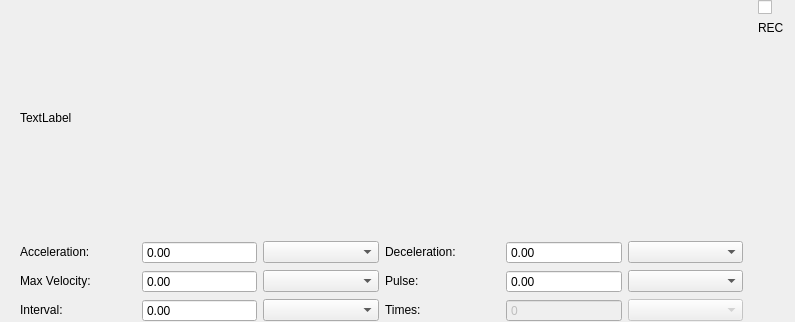
<?xml version="1.0" encoding="UTF-8"?>
<ui version="4.0">
 <class>UiMotionPosition</class>
 <widget class="QWidget" name="UiMotionPosition">
  <property name="geometry">
   <rect>
    <x>0</x>
    <y>0</y>
    <width>795</width>
    <height>322</height>
   </rect>
  </property>
  <property name="windowTitle">
   <string>Form</string>
  </property>
  <layout class="QHBoxLayout" name="horizontalLayout">
   <property name="topMargin">
    <number>0</number>
   </property>
   <property name="bottomMargin">
    <number>0</number>
   </property>
   <item>
    <widget class="QStackedWidget" name="stackedWidget_Point">
     <property name="currentIndex">
      <number>1</number>
     </property>
     <widget class="QWidget" name="page">
      <layout class="QGridLayout" name="gridLayout">
       <property name="topMargin">
        <number>0</number>
       </property>
       <property name="bottomMargin">
        <number>0</number>
       </property>
       <item row="1" column="0">
        <widget class="QLabel" name="label">
         <property name="sizePolicy">
          <sizepolicy hsizetype="Preferred" vsizetype="Fixed">
           <horstretch>0</horstretch>
           <verstretch>0</verstretch>
          </sizepolicy>
         </property>
         <property name="text">
          <string>Acceleration:</string>
         </property>
        </widget>
       </item>
       <item row="1" column="3">
        <widget class="QLabel" name="label_2">
         <property name="sizePolicy">
          <sizepolicy hsizetype="Preferred" vsizetype="Fixed">
           <horstretch>0</horstretch>
           <verstretch>0</verstretch>
          </sizepolicy>
         </property>
         <property name="text">
          <string>Deceleration:</string>
         </property>
        </widget>
       </item>
       <item row="2" column="0">
        <widget class="QLabel" name="label_3">
         <property name="sizePolicy">
          <sizepolicy hsizetype="Preferred" vsizetype="Fixed">
           <horstretch>0</horstretch>
           <verstretch>0</verstretch>
          </sizepolicy>
         </property>
         <property name="text">
          <string>Max Velocity:</string>
         </property>
        </widget>
       </item>
       <item row="2" column="3">
        <widget class="QLabel" name="label_4">
         <property name="sizePolicy">
          <sizepolicy hsizetype="Preferred" vsizetype="Fixed">
           <horstretch>0</horstretch>
           <verstretch>0</verstretch>
          </sizepolicy>
         </property>
         <property name="text">
          <string>Pulse:</string>
         </property>
        </widget>
       </item>
       <item row="1" column="2">
        <widget class="QComboBox" name="comboBox_pointAcc"/>
       </item>
       <item row="2" column="2">
        <widget class="QComboBox" name="comboBox_pointMaxVel"/>
       </item>
       <item row="1" column="5">
        <widget class="QComboBox" name="comboBox_pointDec"/>
       </item>
       <item row="2" column="5">
        <widget class="QComboBox" name="comboBox_pointPulse"/>
       </item>
       <item row="0" column="0" colspan="6">
        <widget class="QLabel" name="label_PointMotion">
         <property name="text">
          <string>TextLabel</string>
         </property>
        </widget>
       </item>
       <item row="1" column="1">
        <widget class="QDoubleSpinBox" name="doubleSpinBox_PointAcc">
         <property name="buttonSymbols">
          <enum>QAbstractSpinBox::NoButtons</enum>
         </property>
         <property name="maximum">
          <double>10000.000000000000000</double>
         </property>
        </widget>
       </item>
       <item row="1" column="4">
        <widget class="QDoubleSpinBox" name="doubleSpinBox_PointDec">
         <property name="buttonSymbols">
          <enum>QAbstractSpinBox::NoButtons</enum>
         </property>
         <property name="maximum">
          <double>10000.000000000000000</double>
         </property>
        </widget>
       </item>
       <item row="2" column="1">
        <widget class="QDoubleSpinBox" name="doubleSpinBox_PointMaxVel">
         <property name="buttonSymbols">
          <enum>QAbstractSpinBox::NoButtons</enum>
         </property>
         <property name="maximum">
          <double>10000.000000000000000</double>
         </property>
        </widget>
       </item>
       <item row="2" column="4">
        <widget class="QDoubleSpinBox" name="doubleSpinBox_PointPulse">
         <property name="buttonSymbols">
          <enum>QAbstractSpinBox::NoButtons</enum>
         </property>
         <property name="decimals">
          <number>1</number>
         </property>
         <property name="maximum">
          <double>655360000.000000000000000</double>
         </property>
        </widget>
       </item>
      </layout>
     </widget>
     <widget class="QWidget" name="page_2">
      <layout class="QGridLayout" name="gridLayout_2">
       <property name="topMargin">
        <number>0</number>
       </property>
       <property name="bottomMargin">
        <number>0</number>
       </property>
       <item row="2" column="2">
        <widget class="QComboBox" name="comboBox_reciMaxVel"/>
       </item>
       <item row="1" column="2">
        <widget class="QComboBox" name="comboBox_reciAcc"/>
       </item>
       <item row="1" column="0">
        <widget class="QLabel" name="label_6">
         <property name="sizePolicy">
          <sizepolicy hsizetype="Preferred" vsizetype="Fixed">
           <horstretch>0</horstretch>
           <verstretch>0</verstretch>
          </sizepolicy>
         </property>
         <property name="text">
          <string>Acceleration:</string>
         </property>
        </widget>
       </item>
       <item row="2" column="3">
        <widget class="QLabel" name="label_7">
         <property name="sizePolicy">
          <sizepolicy hsizetype="Preferred" vsizetype="Fixed">
           <horstretch>0</horstretch>
           <verstretch>0</verstretch>
          </sizepolicy>
         </property>
         <property name="text">
          <string>Pulse:</string>
         </property>
        </widget>
       </item>
       <item row="2" column="0">
        <widget class="QLabel" name="label_9">
         <property name="sizePolicy">
          <sizepolicy hsizetype="Preferred" vsizetype="Fixed">
           <horstretch>0</horstretch>
           <verstretch>0</verstretch>
          </sizepolicy>
         </property>
         <property name="text">
          <string>Max Velocity:</string>
         </property>
        </widget>
       </item>
       <item row="1" column="3">
        <widget class="QLabel" name="label_8">
         <property name="sizePolicy">
          <sizepolicy hsizetype="Preferred" vsizetype="Fixed">
           <horstretch>0</horstretch>
           <verstretch>0</verstretch>
          </sizepolicy>
         </property>
         <property name="text">
          <string>Deceleration:</string>
         </property>
        </widget>
       </item>
       <item row="1" column="5">
        <widget class="QComboBox" name="comboBox_reciDec"/>
       </item>
       <item row="2" column="5">
        <widget class="QComboBox" name="comboBox_reciPulse"/>
       </item>
       <item row="3" column="0">
        <widget class="QLabel" name="label_10">
         <property name="sizePolicy">
          <sizepolicy hsizetype="Preferred" vsizetype="Fixed">
           <horstretch>0</horstretch>
           <verstretch>0</verstretch>
          </sizepolicy>
         </property>
         <property name="text">
          <string>Interval:</string>
         </property>
        </widget>
       </item>
       <item row="3" column="3">
        <widget class="QLabel" name="label_11">
         <property name="sizePolicy">
          <sizepolicy hsizetype="Preferred" vsizetype="Fixed">
           <horstretch>0</horstretch>
           <verstretch>0</verstretch>
          </sizepolicy>
         </property>
         <property name="text">
          <string>Times:</string>
         </property>
        </widget>
       </item>
       <item row="3" column="2">
        <widget class="QComboBox" name="comboBox_reciInterval"/>
       </item>
       <item row="3" column="4">
        <widget class="QSpinBox" name="spinBox_ReciTimes">
         <property name="enabled">
          <bool>false</bool>
         </property>
         <property name="buttonSymbols">
          <enum>QAbstractSpinBox::NoButtons</enum>
         </property>
        </widget>
       </item>
       <item row="3" column="5">
        <widget class="QComboBox" name="comboBox_reciTimes">
         <property name="enabled">
          <bool>false</bool>
         </property>
        </widget>
       </item>
       <item row="0" column="0" colspan="6">
        <widget class="QLabel" name="label_ReciMotion">
         <property name="text">
          <string>TextLabel</string>
         </property>
        </widget>
       </item>
       <item row="1" column="1">
        <widget class="QDoubleSpinBox" name="doubleSpinBox_ReciAcc">
         <property name="buttonSymbols">
          <enum>QAbstractSpinBox::NoButtons</enum>
         </property>
         <property name="maximum">
          <double>10000.000000000000000</double>
         </property>
        </widget>
       </item>
       <item row="1" column="4">
        <widget class="QDoubleSpinBox" name="doubleSpinBox_ReciDec">
         <property name="buttonSymbols">
          <enum>QAbstractSpinBox::NoButtons</enum>
         </property>
         <property name="maximum">
          <double>10000.000000000000000</double>
         </property>
        </widget>
       </item>
       <item row="2" column="4">
        <widget class="QDoubleSpinBox" name="doubleSpinBox_ReciPulse">
         <property name="buttonSymbols">
          <enum>QAbstractSpinBox::NoButtons</enum>
         </property>
         <property name="maximum">
          <double>655360000.000000000000000</double>
         </property>
        </widget>
       </item>
       <item row="2" column="1">
        <widget class="QDoubleSpinBox" name="doubleSpinBox_ReciMaxVel">
         <property name="buttonSymbols">
          <enum>QAbstractSpinBox::NoButtons</enum>
         </property>
         <property name="maximum">
          <double>10000.000000000000000</double>
         </property>
        </widget>
       </item>
       <item row="3" column="1">
        <widget class="QDoubleSpinBox" name="doubleSpinBox_ReciInterval">
         <property name="buttonSymbols">
          <enum>QAbstractSpinBox::NoButtons</enum>
         </property>
         <property name="maximum">
          <double>10000.000000000000000</double>
         </property>
        </widget>
       </item>
      </layout>
     </widget>
    </widget>
   </item>
   <item>
    <layout class="QVBoxLayout" name="verticalLayout">
     <item>
      <widget class="QCheckBox" name="checkBox_PositionMotion">
       <property name="text">
        <string/>
       </property>
      </widget>
     </item>
     <item>
      <widget class="QLabel" name="label_5">
       <property name="text">
        <string>REC</string>
       </property>
      </widget>
     </item>
     <item>
      <spacer name="verticalSpacer">
       <property name="orientation">
        <enum>Qt::Vertical</enum>
       </property>
       <property name="sizeHint" stdset="0">
        <size>
         <width>20</width>
         <height>40</height>
        </size>
       </property>
      </spacer>
     </item>
    </layout>
   </item>
  </layout>
 </widget>
 <resources/>
 <connections/>
</ui>
